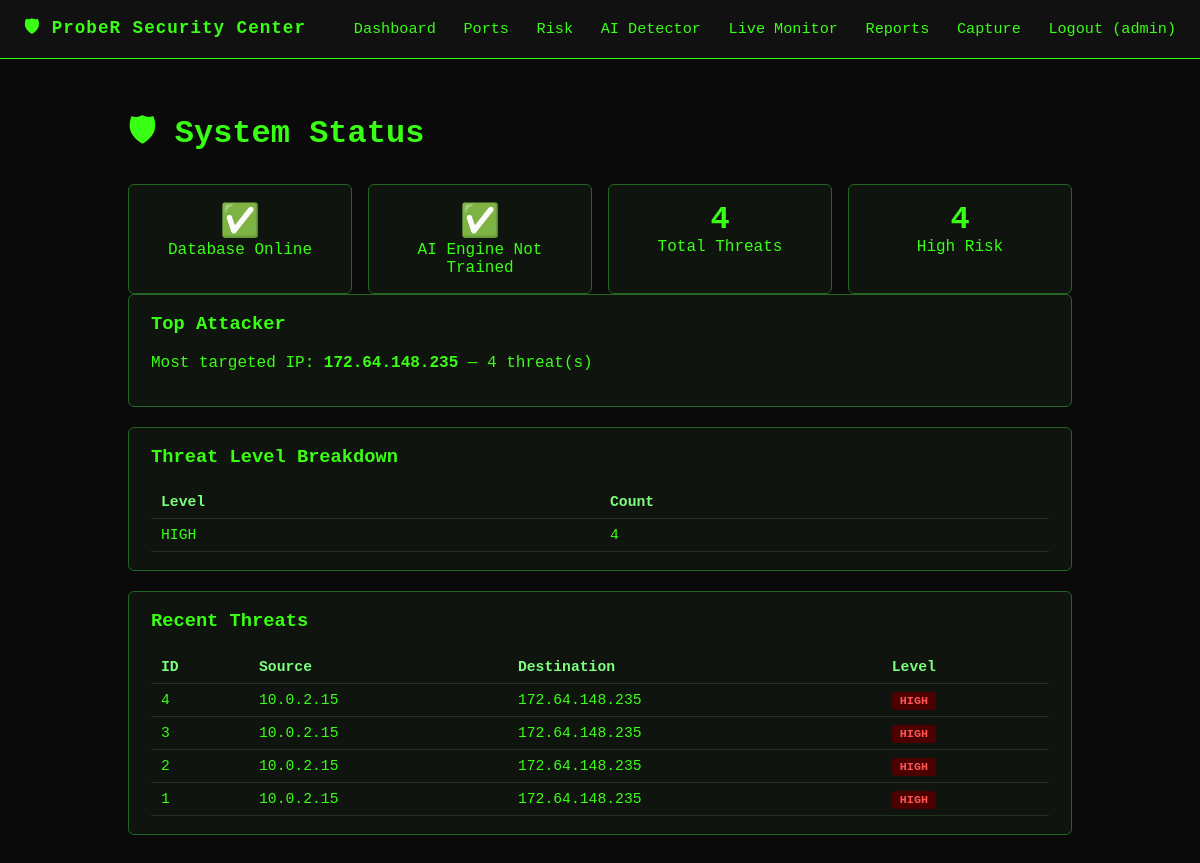
The page / (signed in) on the database its author committed.
### tables this page shows
CREATE TABLE threats (
    id INTEGER PRIMARY KEY AUTOINCREMENT,
    source_ip TEXT,
    destination_ip TEXT,
    threat_level TEXT
);

### app.py (the view)
@app.route("/")
@login_required
def dashboard():
    conn = get_db()
    cursor = conn.cursor()
    cursor.execute("SELECT * FROM threats ORDER BY id DESC")
    threats = cursor.fetchall()
    conn.close()
    total_threats = len(threats)
    high_threats = sum(1 for t in threats if t[3] == "HIGH")
    level_counts = Counter(t[3] for t in threats).most_common()
    top_attacker = None
    if threats:
        dest_counts = Counter(t[2] for t in threats)
        top_attacker = dest_counts.most_common(1)[0]
    return render_template(
        "dashboard.html",
        threats=threats[:20],
        total_threats=total_threats,
        high_threats=high_threats,
        level_counts=level_counts,
        top_attacker=top_attacker,
        model_loaded=os.path.exists(MODEL_PATH),
    )

### app.py (called while the page is built)
def login_required(view):
    @wraps(view)
    def wrapped(*args, **kwargs):
        if not session.get("logged_in"):
            return redirect(url_for("login"))
        return view(*args, **kwargs)
    return wrapped

def get_db():
    return sqlite3.connect(DB_PATH)

### templates/dashboard.html (shortened to what this page needs)
{% extends "base.html" %}
{% block content %}
<h1>🛡 System Status</h1>
<div class="stat-grid">
    <div class="stat-box"><div class="num">✅</div>Database Online</div>
    <div class="stat-box"><div class="num">✅</div>AI Engine {{ 'Ready' if model_loaded else 'Not Trained' }}</div>
    <div class="stat-box"><div class="num">{{ total_threats }}</div>Total Threats</div>
    <div class="stat-box"><div class="num">{{ high_threats }}</div>High Risk</div>
</div>
<div class="card">
    <h3>Top Attacker</h3>
    {% if top_attacker %}
        <p>Most targeted IP: <b>{{ top_attacker[0] }}</b> &mdash; {{ top_attacker[1] }} threat(s)</p>
    {% else %}
        <p class="muted">No threats recorded yet.</p>
    {% endif %}
</div>
<div class="card">
    <h3>Threat Level Breakdown</h3>
    {% if level_counts %}
    <table>
        <tr><th>Level</th><th>Count</th></tr>
        {% for level, count in level_counts %}
        <tr><td>{{ level }}</td><td>{{ count }}</td></tr>
        {% endfor %}
    </table>
    {% else %}
        <p class="muted">No data yet.</p>
    {% endif %}
</div>
<div class="card">
    <h3>Recent Threats</h3>
    {% if threats %}
    <table>
        <tr><th>ID</th><th>Source</th><th>Destination</th><th>Level</th></tr>
        {% for t in threats %}
        <tr>
            <td>{{ t[0] }}</td>
            <td>{{ t[1] }}</td>
            <td>{{ t[2] }}</td>
            <td>
                {% if t[3] == 'HIGH' %}<span class="badge badge-high">HIGH</span>
                {% elif t[3] == 'MEDIUM' %}<span class="badge badge-medium">MEDIUM</span>
                {% else %}<span class="badge badge-low">{{ t[3] }}</span>{% endif %}
            </td>
        </tr>
        {% endfor %}
    </table>
    {% else %}
        <p class="muted">No threats stored in the database yet.</p>
    {% endif %}
</div>
{% endblock %}

### templates/base.html (shortened to what this page needs)
<!DOCTYPE html>
<html>
<head>
</head>
<body>
    {% if session.get('logged_in') %}
    <nav>
        <div class="brand">🛡 ProbeR Security Center</div>
        <div>
            <a href="{{ url_for('dashboard') }}">Dashboard</a>
            <a href="{{ url_for('ports') }}">Ports</a>
            <a href="{{ url_for('risk') }}">Risk</a>
            <a href="{{ url_for('ai_detector') }}">AI Detector</a>
            <a href="{{ url_for('monitor') }}">Live Monitor</a>
            <a href="{{ url_for('reports') }}">Reports</a>
            <a href="{{ url_for('capture_info') }}">Capture</a>
            <a href="{{ url_for('logout') }}">Logout ({{ session.get('username') }})</a>
        </div>
    </nav>
    {% endif %}
    <div class="container">
        {% block content %}{% endblock %}
    </div>
</body>
</html>

### templates/base.html (style rules this page uses)
* { box-sizing: border-box; }
body { background: #0a0a0a; color: #39ff14; font-family: "Courier New", monospace; margin: 0; padding: 0; }
nav { background: #111; border-bottom: 1px solid #39ff14; padding: 14px 24px; display: flex; align-items: center; justify-content: space-between; flex-wrap: wrap; }
nav .brand { font-weight: bold; font-size: 1.1em; letter-spacing: 1px; }
nav a { color: #39ff14; text-decoration: none; margin-left: 18px; font-size: 0.95em; }
.container { padding: 28px; max-width: 1000px; margin: 0 auto; }
.card { border: 1px solid #226622; background: #0f140f; border-radius: 6px; padding: 18px 22px; margin-bottom: 20px; }
.card h2, .card h3 { margin-top: 0; }
.stat-grid { display: flex; gap: 16px; flex-wrap: wrap; }
.stat-box { flex: 1; min-width: 160px; border: 1px solid #226622; border-radius: 6px; padding: 16px; text-align: center; background: #0f140f; }
.stat-box .num { font-size: 2em; font-weight: bold; }
table { width: 100%; border-collapse: collapse; margin-top: 10px; }
th, td { border-bottom: 1px solid #1f331f; padding: 8px 10px; text-align: left; font-size: 0.92em; }
th { color: #7dff7d; }
.badge { padding: 2px 8px; border-radius: 4px; font-size: 0.8em; font-weight: bold; }
.badge-high { background: #4d0000; color: #ff5555; }

### rows shown on the page
threats: destination_ip "172.64.148.235", threat_level "HIGH", id "4", source_ip "10.0.2.15"
threats: id "3", source_ip "10.0.2.15", destination_ip "172.64.148.235", threat_level "HIGH"
threats: id "2", source_ip "10.0.2.15", destination_ip "172.64.148.235", threat_level "HIGH"
threats: id "1", source_ip "10.0.2.15", destination_ip "172.64.148.235", threat_level "HIGH"

### other values the page prints
{{ session.get('username') }} "admin"
{{ 'Ready' if model_loaded else 'Not Trained' }} "Not Trained"
{{ total_threats }} "4"
{{ high_threats }} "4"
{{ top_attacker[1] }} "4"
